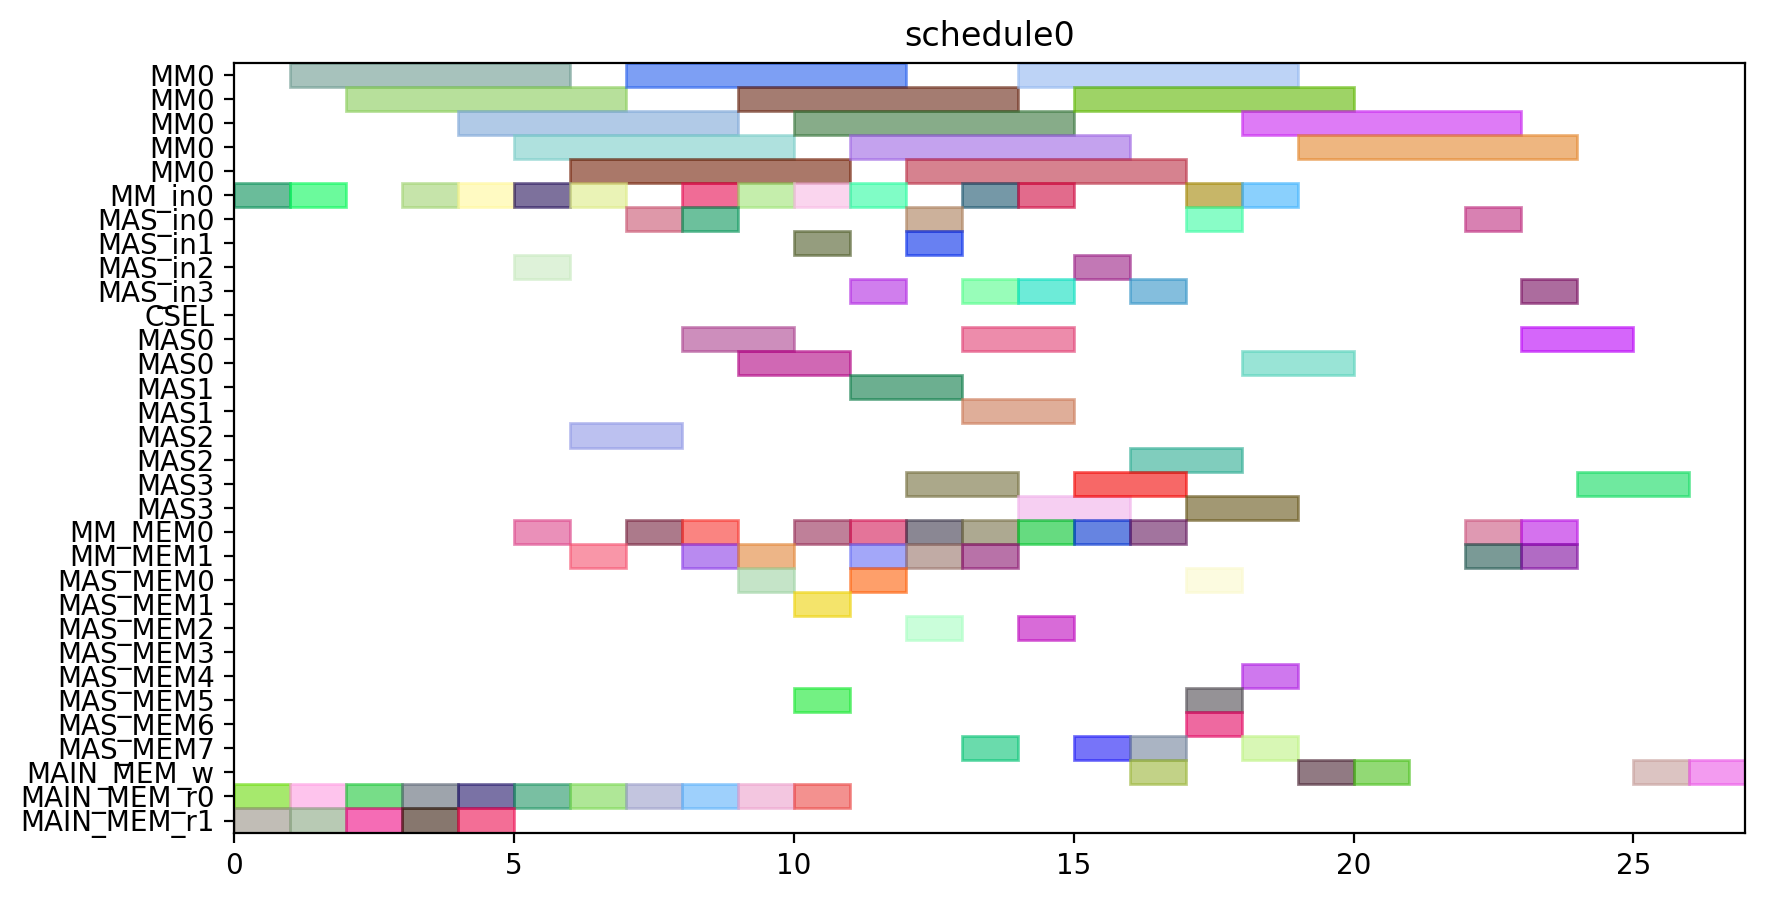

Generate this figure with Python:
from pyschedule import Scenario, solvers, plotters, alt


def solve():
	horizon = 90
	S = Scenario("schedule0", horizon=horizon)

	# resource
	MM = S.Resources('MM', num=1, size=5)
	MM_in = S.Resources('MM_in', num=1)
	MAS_in = S.Resources('MAS_in', num=4)
	CSEL = S.Resource('CSEL')
	MAS = S.Resources('MAS', num=4, size=2, periods=range(1, horizon))
	MM_MEM = S.Resources('MM_MEM', num=2)
	MAS_MEM = S.Resources('MAS_MEM', num=8)
	MAIN_MEM_w = S.Resource('MAIN_MEM_w', size=1)
	MAIN_MEM_r = S.Resources('MAIN_MEM_r', num=2)

	# result of previous scheduling

	# new tasks
	t0 = S.Task('t0', length=5, delay_cost=1)
	t0 += alt(MM)
	t0_in = S.Task('t0_in', length=1, delay_cost=1)
	t0_in += alt(MM_in)
	S += t0_in*MM_in[0]<=t0*MM[0]

	t0_mem0 = S.Task('t0_mem0', length=1, delay_cost=1)
	t0_mem0 += MAIN_MEM_r[0]
	t1 = S.Task('t1', length=5, delay_cost=1)
	t1 += alt(MM)
	t1_in = S.Task('t1_in', length=1, delay_cost=1)
	t1_in += alt(MM_in)
	S += t1_in*MM_in[0]<=t1*MM[0]

	t1_mem0 = S.Task('t1_mem0', length=1, delay_cost=1)
	t1_mem0 += MAIN_MEM_r[0]
	t2 = S.Task('t2', length=5, delay_cost=1)
	t2 += alt(MM)
	t2_in = S.Task('t2_in', length=1, delay_cost=1)
	t2_in += alt(MM_in)
	S += t2_in*MM_in[0]<=t2*MM[0]

	t2_mem0 = S.Task('t2_mem0', length=1, delay_cost=1)
	t2_mem0 += MAIN_MEM_r[0]
	t3 = S.Task('t3', length=5, delay_cost=1)
	t3 += alt(MM)
	t3_in = S.Task('t3_in', length=1, delay_cost=1)
	t3_in += alt(MM_in)
	S += t3_in*MM_in[0]<=t3*MM[0]

	t3_mem0 = S.Task('t3_mem0', length=1, delay_cost=1)
	t3_mem0 += MAIN_MEM_r[0]
	t3_mem1 = S.Task('t3_mem1', length=1, delay_cost=1)
	t3_mem1 += MAIN_MEM_r[1]
	t5 = S.Task('t5', length=5, delay_cost=1)
	t5 += alt(MM)
	t5_in = S.Task('t5_in', length=1, delay_cost=1)
	t5_in += alt(MM_in)
	S += t5_in*MM_in[0]<=t5*MM[0]

	t5_mem0 = S.Task('t5_mem0', length=1, delay_cost=1)
	t5_mem0 += MAIN_MEM_r[0]
	t5_mem1 = S.Task('t5_mem1', length=1, delay_cost=1)
	t5_mem1 += MAIN_MEM_r[1]
	t23 = S.Task('t23', length=5, delay_cost=1)
	t23 += alt(MM)
	t23_in = S.Task('t23_in', length=1, delay_cost=1)
	t23_in += alt(MM_in)
	S += t23_in*MM_in[0]<=t23*MM[0]

	t23_mem0 = S.Task('t23_mem0', length=1, delay_cost=1)
	t23_mem0 += MAIN_MEM_r[0]
	t23_mem1 = S.Task('t23_mem1', length=1, delay_cost=1)
	t23_mem1 += MAIN_MEM_r[1]
	t4 = S.Task('t4', length=2, delay_cost=1)
	t4 += alt(MAS)
	t4_in = S.Task('t4_in', length=1, delay_cost=1)
	t4_in += alt(MAS_in)
	S += t4_in*MAS_in[0]<=t4*MAS[0]

	S += t4_in*MAS_in[1]<=t4*MAS[1]

	S += t4_in*MAS_in[2]<=t4*MAS[2]

	S += t4_in*MAS_in[3]<=t4*MAS[3]

	t4_mem0 = S.Task('t4_mem0', length=1, delay_cost=1)
	t4_mem0 += alt(MM_MEM)
	S += (t3*MM[0])-1 < t4_mem0*MM_MEM[0]
	S += t4_mem0 <= t4

	t6 = S.Task('t6', length=2, delay_cost=1)
	t6 += alt(MAS)
	t6_in = S.Task('t6_in', length=1, delay_cost=1)
	t6_in += alt(MAS_in)
	S += t6_in*MAS_in[0]<=t6*MAS[0]

	S += t6_in*MAS_in[1]<=t6*MAS[1]

	S += t6_in*MAS_in[2]<=t6*MAS[2]

	S += t6_in*MAS_in[3]<=t6*MAS[3]

	t6_mem0 = S.Task('t6_mem0', length=1, delay_cost=1)
	t6_mem0 += alt(MM_MEM)
	S += (t5*MM[0])-1 < t6_mem0*MM_MEM[0]
	S += t6_mem0 <= t6

	t8 = S.Task('t8', length=5, delay_cost=1)
	t8 += alt(MM)
	t8_in = S.Task('t8_in', length=1, delay_cost=1)
	t8_in += alt(MM_in)
	S += t8_in*MM_in[0]<=t8*MM[0]

	t8_mem0 = S.Task('t8_mem0', length=1, delay_cost=1)
	t8_mem0 += MAIN_MEM_r[0]
	t8_mem1 = S.Task('t8_mem1', length=1, delay_cost=1)
	t8_mem1 += alt(MM_MEM)
	S += (t2*MM[0])-1 < t8_mem1*MM_MEM[1]
	S += t8_mem1 <= t8

	t15 = S.Task('t15', length=5, delay_cost=1)
	t15 += alt(MM)
	t15_in = S.Task('t15_in', length=1, delay_cost=1)
	t15_in += alt(MM_in)
	S += t15_in*MM_in[0]<=t15*MM[0]

	t15_mem0 = S.Task('t15_mem0', length=1, delay_cost=1)
	t15_mem0 += MAIN_MEM_r[0]
	t15_mem1 = S.Task('t15_mem1', length=1, delay_cost=1)
	t15_mem1 += alt(MM_MEM)
	S += (t2*MM[0])-1 < t15_mem1*MM_MEM[1]
	S += t15_mem1 <= t15

	t19 = S.Task('t19', length=2, delay_cost=1)
	t19 += alt(MAS)
	t19_in = S.Task('t19_in', length=1, delay_cost=1)
	t19_in += alt(MAS_in)
	S += t19_in*MAS_in[0]<=t19*MAS[0]

	S += t19_in*MAS_in[1]<=t19*MAS[1]

	S += t19_in*MAS_in[2]<=t19*MAS[2]

	S += t19_in*MAS_in[3]<=t19*MAS[3]

	t19_mem0 = S.Task('t19_mem0', length=1, delay_cost=1)
	t19_mem0 += alt(MM_MEM)
	S += (t0*MM[0])-1 < t19_mem0*MM_MEM[0]
	S += t19_mem0 <= t19

	t24 = S.Task('t24', length=2, delay_cost=1)
	t24 += alt(MAS)
	t24_in = S.Task('t24_in', length=1, delay_cost=1)
	t24_in += alt(MAS_in)
	S += t24_in*MAS_in[0]<=t24*MAS[0]

	S += t24_in*MAS_in[1]<=t24*MAS[1]

	S += t24_in*MAS_in[2]<=t24*MAS[2]

	S += t24_in*MAS_in[3]<=t24*MAS[3]

	t24_mem0 = S.Task('t24_mem0', length=1, delay_cost=1)
	t24_mem0 += alt(MM_MEM)
	S += (t23*MM[0])-1 < t24_mem0*MM_MEM[0]
	S += t24_mem0 <= t24

	t7 = S.Task('t7', length=5, delay_cost=1)
	t7 += alt(MM)
	t7_in = S.Task('t7_in', length=1, delay_cost=1)
	t7_in += alt(MM_in)
	S += t7_in*MM_in[0]<=t7*MM[0]

	t7_mem0 = S.Task('t7_mem0', length=1, delay_cost=1)
	t7_mem0 += MAIN_MEM_r[0]
	t7_mem1 = S.Task('t7_mem1', length=1, delay_cost=1)
	t7_mem1 += alt(MAS_MEM)
	S += (t6*MAS[0])-1 < t7_mem1*MAS_MEM[1]
	S += (t6*MAS[1])-1 < t7_mem1*MAS_MEM[3]
	S += (t6*MAS[2])-1 < t7_mem1*MAS_MEM[5]
	S += (t6*MAS[3])-1 < t7_mem1*MAS_MEM[7]
	S += t7_mem1 <= t7

	t14 = S.Task('t14', length=5, delay_cost=1)
	t14 += alt(MM)
	t14_in = S.Task('t14_in', length=1, delay_cost=1)
	t14_in += alt(MM_in)
	S += t14_in*MM_in[0]<=t14*MM[0]

	S += 0<t14

	t14_w = S.Task('t14_w', length=1, delay_cost=1)
	t14_w += alt(MAIN_MEM_w)
	S += t14 <= t14_w

	t14_mem0 = S.Task('t14_mem0', length=1, delay_cost=1)
	t14_mem0 += MAIN_MEM_r[0]
	t14_mem1 = S.Task('t14_mem1', length=1, delay_cost=1)
	t14_mem1 += alt(MAS_MEM)
	S += (t6*MAS[0])-1 < t14_mem1*MAS_MEM[1]
	S += (t6*MAS[1])-1 < t14_mem1*MAS_MEM[3]
	S += (t6*MAS[2])-1 < t14_mem1*MAS_MEM[5]
	S += (t6*MAS[3])-1 < t14_mem1*MAS_MEM[7]
	S += t14_mem1 <= t14

	t16 = S.Task('t16', length=2, delay_cost=1)
	t16 += alt(MAS)
	t16_in = S.Task('t16_in', length=1, delay_cost=1)
	t16_in += alt(MAS_in)
	S += t16_in*MAS_in[0]<=t16*MAS[0]

	S += t16_in*MAS_in[1]<=t16*MAS[1]

	S += t16_in*MAS_in[2]<=t16*MAS[2]

	S += t16_in*MAS_in[3]<=t16*MAS[3]

	t16_mem0 = S.Task('t16_mem0', length=1, delay_cost=1)
	t16_mem0 += alt(MM_MEM)
	S += (t0*MM[0])-1 < t16_mem0*MM_MEM[0]
	S += t16_mem0 <= t16

	t16_mem1 = S.Task('t16_mem1', length=1, delay_cost=1)
	t16_mem1 += alt(MM_MEM)
	S += (t15*MM[0])-1 < t16_mem1*MM_MEM[1]
	S += t16_mem1 <= t16

	t20 = S.Task('t20', length=2, delay_cost=1)
	t20 += alt(MAS)
	t20_in = S.Task('t20_in', length=1, delay_cost=1)
	t20_in += alt(MAS_in)
	S += t20_in*MAS_in[0]<=t20*MAS[0]

	S += t20_in*MAS_in[1]<=t20*MAS[1]

	S += t20_in*MAS_in[2]<=t20*MAS[2]

	S += t20_in*MAS_in[3]<=t20*MAS[3]

	t20_mem0 = S.Task('t20_mem0', length=1, delay_cost=1)
	t20_mem0 += alt(MM_MEM)
	S += (t0*MM[0])-1 < t20_mem0*MM_MEM[0]
	S += t20_mem0 <= t20

	t20_mem1 = S.Task('t20_mem1', length=1, delay_cost=1)
	t20_mem1 += alt(MAS_MEM)
	S += (t19*MAS[0])-1 < t20_mem1*MAS_MEM[1]
	S += (t19*MAS[1])-1 < t20_mem1*MAS_MEM[3]
	S += (t19*MAS[2])-1 < t20_mem1*MAS_MEM[5]
	S += (t19*MAS[3])-1 < t20_mem1*MAS_MEM[7]
	S += t20_mem1 <= t20

	t25 = S.Task('t25', length=5, delay_cost=1)
	t25 += alt(MM)
	t25_in = S.Task('t25_in', length=1, delay_cost=1)
	t25_in += alt(MM_in)
	S += t25_in*MM_in[0]<=t25*MM[0]

	t25_mem0 = S.Task('t25_mem0', length=1, delay_cost=1)
	t25_mem0 += alt(MAS_MEM)
	S += (t24*MAS[0])-1 < t25_mem0*MAS_MEM[0]
	S += (t24*MAS[1])-1 < t25_mem0*MAS_MEM[2]
	S += (t24*MAS[2])-1 < t25_mem0*MAS_MEM[4]
	S += (t24*MAS[3])-1 < t25_mem0*MAS_MEM[6]
	S += t25_mem0 <= t25

	t25_mem1 = S.Task('t25_mem1', length=1, delay_cost=1)
	t25_mem1 += MAIN_MEM_r[1]
	t26 = S.Task('t26', length=5, delay_cost=1)
	t26 += alt(MM)
	t26_in = S.Task('t26_in', length=1, delay_cost=1)
	t26_in += alt(MM_in)
	S += t26_in*MM_in[0]<=t26*MM[0]

	t26_mem0 = S.Task('t26_mem0', length=1, delay_cost=1)
	t26_mem0 += alt(MAS_MEM)
	S += (t24*MAS[0])-1 < t26_mem0*MAS_MEM[0]
	S += (t24*MAS[1])-1 < t26_mem0*MAS_MEM[2]
	S += (t24*MAS[2])-1 < t26_mem0*MAS_MEM[4]
	S += (t24*MAS[3])-1 < t26_mem0*MAS_MEM[6]
	S += t26_mem0 <= t26

	t26_mem1 = S.Task('t26_mem1', length=1, delay_cost=1)
	t26_mem1 += alt(MM_MEM)
	S += (t1*MM[0])-1 < t26_mem1*MM_MEM[1]
	S += t26_mem1 <= t26

	t9 = S.Task('t9', length=2, delay_cost=1)
	t9 += alt(MAS)
	t9_in = S.Task('t9_in', length=1, delay_cost=1)
	t9_in += alt(MAS_in)
	S += t9_in*MAS_in[0]<=t9*MAS[0]

	S += t9_in*MAS_in[1]<=t9*MAS[1]

	S += t9_in*MAS_in[2]<=t9*MAS[2]

	S += t9_in*MAS_in[3]<=t9*MAS[3]

	t9_mem0 = S.Task('t9_mem0', length=1, delay_cost=1)
	t9_mem0 += alt(MM_MEM)
	S += (t7*MM[0])-1 < t9_mem0*MM_MEM[0]
	S += t9_mem0 <= t9

	t9_mem1 = S.Task('t9_mem1', length=1, delay_cost=1)
	t9_mem1 += alt(MM_MEM)
	S += (t8*MM[0])-1 < t9_mem1*MM_MEM[1]
	S += t9_mem1 <= t9

	t17 = S.Task('t17', length=5, delay_cost=1)
	t17 += alt(MM)
	t17_in = S.Task('t17_in', length=1, delay_cost=1)
	t17_in += alt(MM_in)
	S += t17_in*MM_in[0]<=t17*MM[0]

	S += 0<t17

	t17_w = S.Task('t17_w', length=1, delay_cost=1)
	t17_w += alt(MAIN_MEM_w)
	S += t17 <= t17_w

	t17_mem0 = S.Task('t17_mem0', length=1, delay_cost=1)
	t17_mem0 += MAIN_MEM_r[0]
	t17_mem1 = S.Task('t17_mem1', length=1, delay_cost=1)
	t17_mem1 += alt(MAS_MEM)
	S += (t16*MAS[0])-1 < t17_mem1*MAS_MEM[1]
	S += (t16*MAS[1])-1 < t17_mem1*MAS_MEM[3]
	S += (t16*MAS[2])-1 < t17_mem1*MAS_MEM[5]
	S += (t16*MAS[3])-1 < t17_mem1*MAS_MEM[7]
	S += t17_mem1 <= t17

	t21 = S.Task('t21', length=2, delay_cost=1)
	t21 += alt(MAS)
	t21_in = S.Task('t21_in', length=1, delay_cost=1)
	t21_in += alt(MAS_in)
	S += t21_in*MAS_in[0]<=t21*MAS[0]

	S += t21_in*MAS_in[1]<=t21*MAS[1]

	S += t21_in*MAS_in[2]<=t21*MAS[2]

	S += t21_in*MAS_in[3]<=t21*MAS[3]

	t21_mem0 = S.Task('t21_mem0', length=1, delay_cost=1)
	t21_mem0 += alt(MAS_MEM)
	S += (t20*MAS[0])-1 < t21_mem0*MAS_MEM[0]
	S += (t20*MAS[1])-1 < t21_mem0*MAS_MEM[2]
	S += (t20*MAS[2])-1 < t21_mem0*MAS_MEM[4]
	S += (t20*MAS[3])-1 < t21_mem0*MAS_MEM[6]
	S += t21_mem0 <= t21

	t21_mem1 = S.Task('t21_mem1', length=1, delay_cost=1)
	t21_mem1 += alt(MM_MEM)
	S += (t15*MM[0])-1 < t21_mem1*MM_MEM[1]
	S += t21_mem1 <= t21

	t27 = S.Task('t27', length=2, delay_cost=1)
	t27 += alt(MAS)
	t27_in = S.Task('t27_in', length=1, delay_cost=1)
	t27_in += alt(MAS_in)
	S += t27_in*MAS_in[0]<=t27*MAS[0]

	S += t27_in*MAS_in[1]<=t27*MAS[1]

	S += t27_in*MAS_in[2]<=t27*MAS[2]

	S += t27_in*MAS_in[3]<=t27*MAS[3]

	t27_mem0 = S.Task('t27_mem0', length=1, delay_cost=1)
	t27_mem0 += alt(MM_MEM)
	S += (t26*MM[0])-1 < t27_mem0*MM_MEM[0]
	S += t27_mem0 <= t27

	t10 = S.Task('t10', length=2, delay_cost=1)
	t10 += alt(MAS)
	t10_in = S.Task('t10_in', length=1, delay_cost=1)
	t10_in += alt(MAS_in)
	S += t10_in*MAS_in[0]<=t10*MAS[0]

	S += t10_in*MAS_in[1]<=t10*MAS[1]

	S += t10_in*MAS_in[2]<=t10*MAS[2]

	S += t10_in*MAS_in[3]<=t10*MAS[3]

	t10_mem0 = S.Task('t10_mem0', length=1, delay_cost=1)
	t10_mem0 += alt(MM_MEM)
	S += (t1*MM[0])-1 < t10_mem0*MM_MEM[0]
	S += t10_mem0 <= t10

	t10_mem1 = S.Task('t10_mem1', length=1, delay_cost=1)
	t10_mem1 += alt(MAS_MEM)
	S += (t9*MAS[0])-1 < t10_mem1*MAS_MEM[1]
	S += (t9*MAS[1])-1 < t10_mem1*MAS_MEM[3]
	S += (t9*MAS[2])-1 < t10_mem1*MAS_MEM[5]
	S += (t9*MAS[3])-1 < t10_mem1*MAS_MEM[7]
	S += t10_mem1 <= t10

	t11 = S.Task('t11', length=2, delay_cost=1)
	t11 += alt(MAS)
	t11_in = S.Task('t11_in', length=1, delay_cost=1)
	t11_in += alt(MAS_in)
	S += t11_in*MAS_in[0]<=t11*MAS[0]

	S += t11_in*MAS_in[1]<=t11*MAS[1]

	S += t11_in*MAS_in[2]<=t11*MAS[2]

	S += t11_in*MAS_in[3]<=t11*MAS[3]

	t11_mem0 = S.Task('t11_mem0', length=1, delay_cost=1)
	t11_mem0 += alt(MM_MEM)
	S += (t1*MM[0])-1 < t11_mem0*MM_MEM[0]
	S += t11_mem0 <= t11

	t11_mem1 = S.Task('t11_mem1', length=1, delay_cost=1)
	t11_mem1 += alt(MAS_MEM)
	S += (t9*MAS[0])-1 < t11_mem1*MAS_MEM[1]
	S += (t9*MAS[1])-1 < t11_mem1*MAS_MEM[3]
	S += (t9*MAS[2])-1 < t11_mem1*MAS_MEM[5]
	S += (t9*MAS[3])-1 < t11_mem1*MAS_MEM[7]
	S += t11_mem1 <= t11

	t22 = S.Task('t22', length=5, delay_cost=1)
	t22 += alt(MM)
	t22_in = S.Task('t22_in', length=1, delay_cost=1)
	t22_in += alt(MM_in)
	S += t22_in*MM_in[0]<=t22*MM[0]

	t22_mem0 = S.Task('t22_mem0', length=1, delay_cost=1)
	t22_mem0 += alt(MAS_MEM)
	S += (t21*MAS[0])-1 < t22_mem0*MAS_MEM[0]
	S += (t21*MAS[1])-1 < t22_mem0*MAS_MEM[2]
	S += (t21*MAS[2])-1 < t22_mem0*MAS_MEM[4]
	S += (t21*MAS[3])-1 < t22_mem0*MAS_MEM[6]
	S += t22_mem0 <= t22

	t22_mem1 = S.Task('t22_mem1', length=1, delay_cost=1)
	t22_mem1 += MAIN_MEM_r[1]
	new_PZ = S.Task('new_PZ', length=2, delay_cost=1)
	new_PZ += alt(MAS)
	new_PZ_in = S.Task('new_PZ_in', length=1, delay_cost=1)
	new_PZ_in += alt(MAS_in)
	S += new_PZ_in*MAS_in[0]<=new_PZ*MAS[0]

	S += new_PZ_in*MAS_in[1]<=new_PZ*MAS[1]

	S += new_PZ_in*MAS_in[2]<=new_PZ*MAS[2]

	S += new_PZ_in*MAS_in[3]<=new_PZ*MAS[3]

	S += 0<new_PZ

	new_PZ_w = S.Task('new_PZ_w', length=1, delay_cost=1)
	new_PZ_w += alt(MAIN_MEM_w)
	S += new_PZ <= new_PZ_w

	new_PZ_mem0 = S.Task('new_PZ_mem0', length=1, delay_cost=1)
	new_PZ_mem0 += alt(MAS_MEM)
	S += (t27*MAS[0])-1 < new_PZ_mem0*MAS_MEM[0]
	S += (t27*MAS[1])-1 < new_PZ_mem0*MAS_MEM[2]
	S += (t27*MAS[2])-1 < new_PZ_mem0*MAS_MEM[4]
	S += (t27*MAS[3])-1 < new_PZ_mem0*MAS_MEM[6]
	S += new_PZ_mem0 <= new_PZ

	t12 = S.Task('t12', length=5, delay_cost=1)
	t12 += alt(MM)
	t12_in = S.Task('t12_in', length=1, delay_cost=1)
	t12_in += alt(MM_in)
	S += t12_in*MM_in[0]<=t12*MM[0]

	t12_mem0 = S.Task('t12_mem0', length=1, delay_cost=1)
	t12_mem0 += alt(MAS_MEM)
	S += (t10*MAS[0])-1 < t12_mem0*MAS_MEM[0]
	S += (t10*MAS[1])-1 < t12_mem0*MAS_MEM[2]
	S += (t10*MAS[2])-1 < t12_mem0*MAS_MEM[4]
	S += (t10*MAS[3])-1 < t12_mem0*MAS_MEM[6]
	S += t12_mem0 <= t12

	t12_mem1 = S.Task('t12_mem1', length=1, delay_cost=1)
	t12_mem1 += alt(MAS_MEM)
	S += (t11*MAS[0])-1 < t12_mem1*MAS_MEM[1]
	S += (t11*MAS[1])-1 < t12_mem1*MAS_MEM[3]
	S += (t11*MAS[2])-1 < t12_mem1*MAS_MEM[5]
	S += (t11*MAS[3])-1 < t12_mem1*MAS_MEM[7]
	S += t12_mem1 <= t12

	t13 = S.Task('t13', length=5, delay_cost=1)
	t13 += alt(MM)
	t13_in = S.Task('t13_in', length=1, delay_cost=1)
	t13_in += alt(MM_in)
	S += t13_in*MM_in[0]<=t13*MM[0]

	t13_mem0 = S.Task('t13_mem0', length=1, delay_cost=1)
	t13_mem0 += alt(MAS_MEM)
	S += (t4*MAS[0])-1 < t13_mem0*MAS_MEM[0]
	S += (t4*MAS[1])-1 < t13_mem0*MAS_MEM[2]
	S += (t4*MAS[2])-1 < t13_mem0*MAS_MEM[4]
	S += (t4*MAS[3])-1 < t13_mem0*MAS_MEM[6]
	S += t13_mem0 <= t13

	t13_mem1 = S.Task('t13_mem1', length=1, delay_cost=1)
	t13_mem1 += alt(MAS_MEM)
	S += (t10*MAS[0])-1 < t13_mem1*MAS_MEM[1]
	S += (t10*MAS[1])-1 < t13_mem1*MAS_MEM[3]
	S += (t10*MAS[2])-1 < t13_mem1*MAS_MEM[5]
	S += (t10*MAS[3])-1 < t13_mem1*MAS_MEM[7]
	S += t13_mem1 <= t13

	new_PY = S.Task('new_PY', length=2, delay_cost=1)
	new_PY += alt(MAS)
	new_PY_in = S.Task('new_PY_in', length=1, delay_cost=1)
	new_PY_in += alt(MAS_in)
	S += new_PY_in*MAS_in[0]<=new_PY*MAS[0]

	S += new_PY_in*MAS_in[1]<=new_PY*MAS[1]

	S += new_PY_in*MAS_in[2]<=new_PY*MAS[2]

	S += new_PY_in*MAS_in[3]<=new_PY*MAS[3]

	S += 0<new_PY

	new_PY_w = S.Task('new_PY_w', length=1, delay_cost=1)
	new_PY_w += alt(MAIN_MEM_w)
	S += new_PY <= new_PY_w

	new_PY_mem0 = S.Task('new_PY_mem0', length=1, delay_cost=1)
	new_PY_mem0 += alt(MM_MEM)
	S += (t12*MM[0])-1 < new_PY_mem0*MM_MEM[0]
	S += new_PY_mem0 <= new_PY

	new_PY_mem1 = S.Task('new_PY_mem1', length=1, delay_cost=1)
	new_PY_mem1 += alt(MM_MEM)
	S += (t22*MM[0])-1 < new_PY_mem1*MM_MEM[1]
	S += new_PY_mem1 <= new_PY

	new_PX = S.Task('new_PX', length=2, delay_cost=1)
	new_PX += alt(MAS)
	new_PX_in = S.Task('new_PX_in', length=1, delay_cost=1)
	new_PX_in += alt(MAS_in)
	S += new_PX_in*MAS_in[0]<=new_PX*MAS[0]

	S += new_PX_in*MAS_in[1]<=new_PX*MAS[1]

	S += new_PX_in*MAS_in[2]<=new_PX*MAS[2]

	S += new_PX_in*MAS_in[3]<=new_PX*MAS[3]

	S += 0<new_PX

	new_PX_w = S.Task('new_PX_w', length=1, delay_cost=1)
	new_PX_w += alt(MAIN_MEM_w)
	S += new_PX <= new_PX_w

	new_PX_mem0 = S.Task('new_PX_mem0', length=1, delay_cost=1)
	new_PX_mem0 += alt(MM_MEM)
	S += (t13*MM[0])-1 < new_PX_mem0*MM_MEM[0]
	S += new_PX_mem0 <= new_PX

	new_PX_mem1 = S.Task('new_PX_mem1', length=1, delay_cost=1)
	new_PX_mem1 += alt(MM_MEM)
	S += (t25*MM[0])-1 < new_PX_mem1*MM_MEM[1]
	S += new_PX_mem1 <= new_PX

	solvers.mip.solve(S,msg=1,kind='CPLEX',ratio_gap=1.01)

	solution = [['hoge']*len(S.solution()[1]) for i in range(len(S.solution()))]
	for i in range(len(S.solution())):
		for j in range(len(S.solution()[i])):
			solution[i][j]=str(S.solution()[i][j])
	print(solution)

	cycles = int(solution[-1][3])

	pic_file_name = "/home/mfukuda/ABE/multiRAM_multiMAS_16mux/scheduling_result/stage5MM1_stage2MAS4/EP_DBL_A_ANY/schedule0.png"
	if(S.solution() != []):
		plotters.matplotlib.plot(S,img_filename=pic_file_name, show_task_labels=False, fig_size=(cycles*0.25+3, 5))

	return solution
